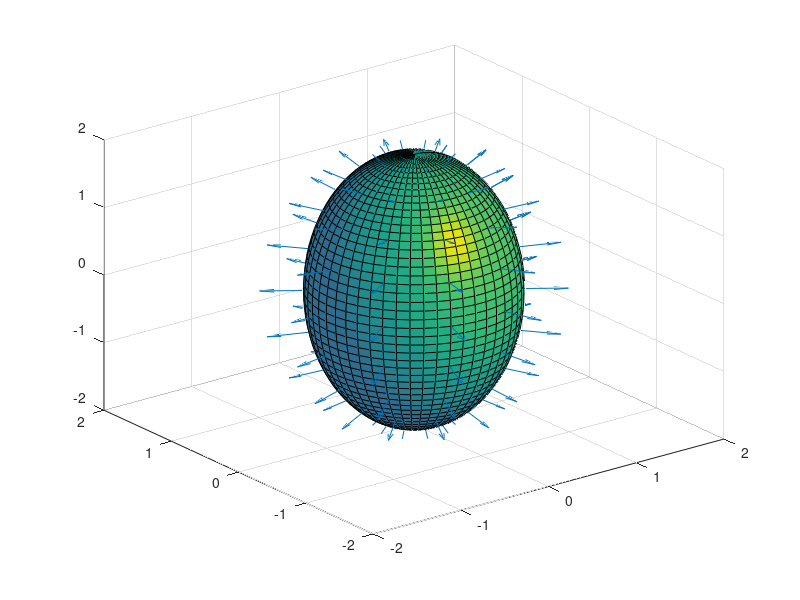
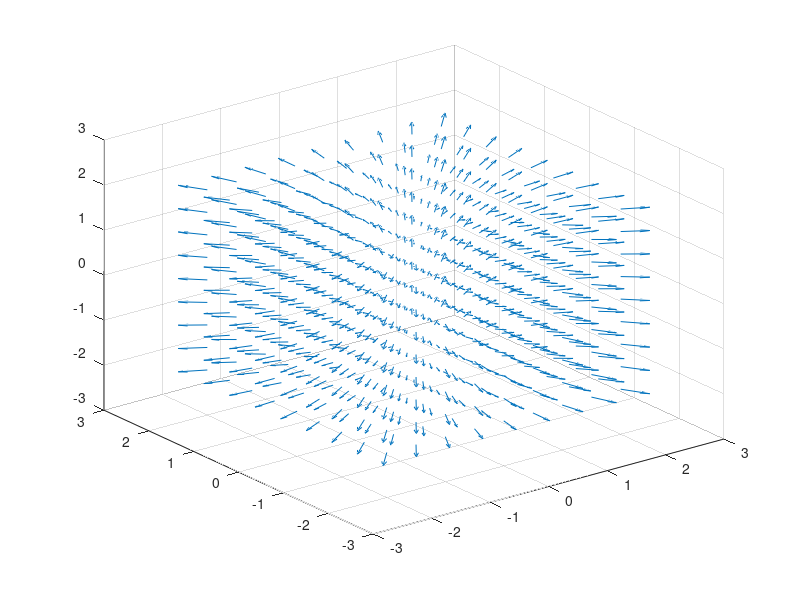
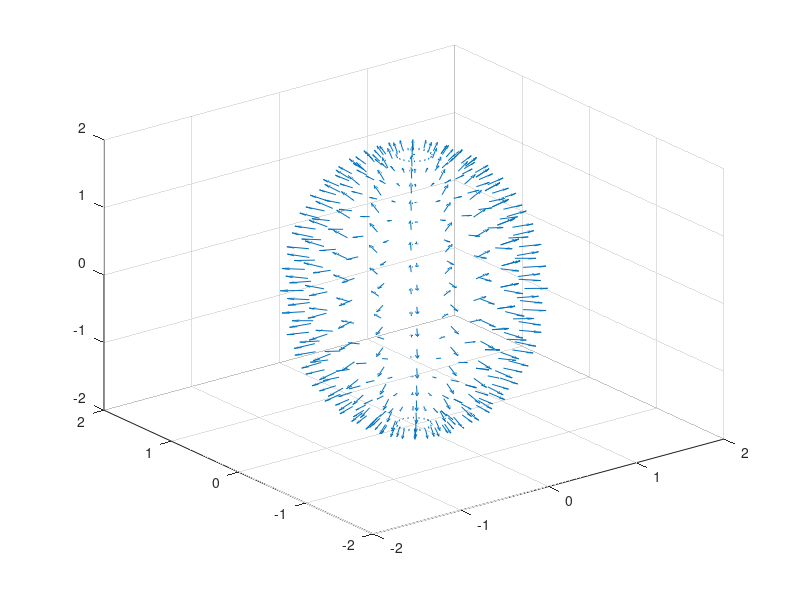

These figures' MATLAB source, in order:
% Task 2(b)
% create and plot the epllisoid
% XC = 0, YC = 0, ZC = 0, XR = 1,YR = 1, ZR = 2, N = 50
[xx,yy,zz] = ellipsoid(0,0,0,1,1,2,50);
Fxx = 2*xx;
Fyy = 2*yy;
Fzz = zz/2;
figure(11);
surfl(xx,yy,zz);
axis([-2 2 -2 2 -2 2]);
% Task 2(d)
x = -2:.5:2;
y = x ;z = x;
[xxnew,yynew,zznew] = meshgrid(x,y,z);
Fxxnew = 2*xxnew;
Fyynew = 2*yynew;
Fzznew = 0.5*zznew;
figure (12);
quiver3(xxnew,yynew,zznew,Fxxnew,Fyynew,Fzznew);
% Task 2(e)
[xx3,yy3,zz3] = ellipsoid(0,0,0,1,1,2,20);
Fxx3 = 2*xx3;
Fyy3 = 2*yy3;
Fzz3 = zz3/2;
figure(13);
quiver3(xx3,yy3,zz3,Fxx3,Fyy3,Fzz3);
axis([-2 2 -2 2 -2 2]);
% Task 2(f)
[xx2,yy2,zz2] = ellipsoid(0,0,0,1,1,2,10);
Fxx2 = 2*xx2;
Fyy2 = 2*yy2;
Fzz2 = zz2/2;
figure(11);
hold on;
quiver3(xx2,yy2,zz2,Fxx2,Fyy2,Fzz2);
axis([-2 2 -2 2 -2 2]);

% Question:
% What is the key difference between this plot and the one obtained in
% (d)?
% Answer:
% The plot obtained in (d) shows gradient of each point in a cube defined 
% by xxnew,yynew and zznew
% while the plot obtained in (f) shows gradient of each point 
% on the surface of a ellpoid 
